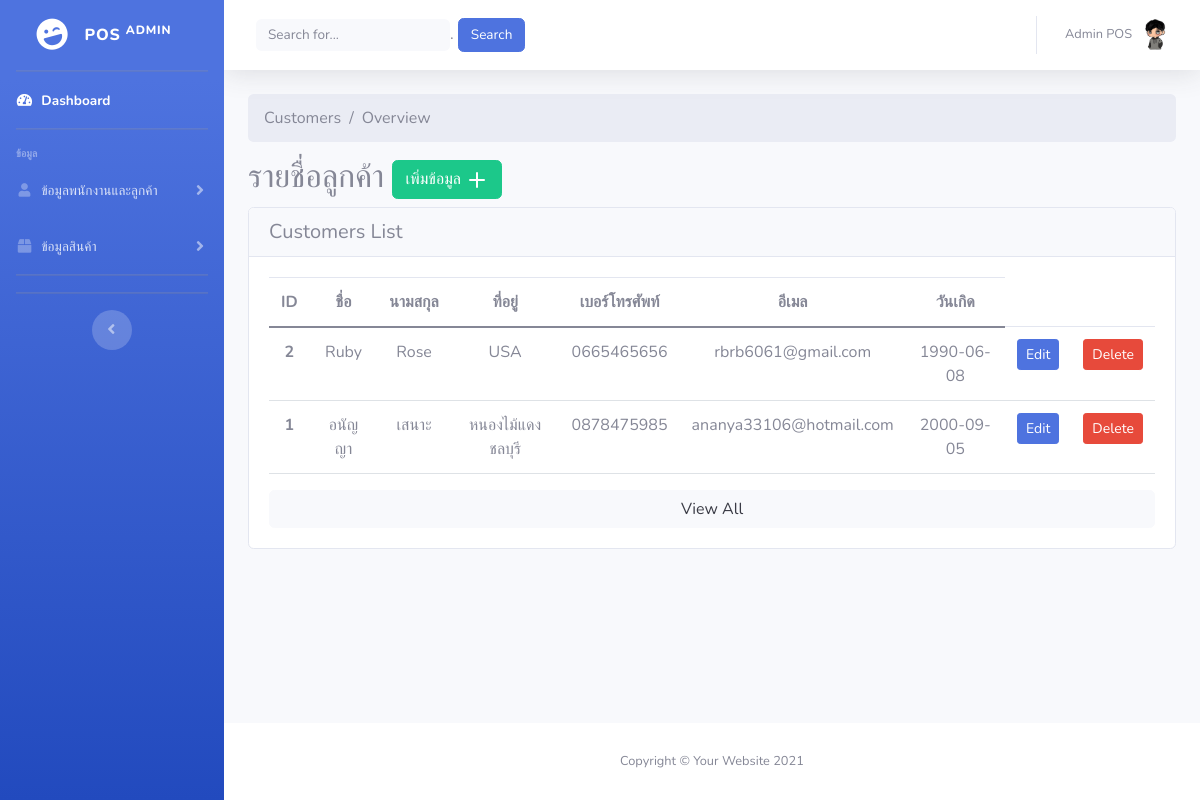
Page /pos/admin_manageCus.php (signed in) on the committed database.
### tables this page shows
CREATE TABLE `users` (
  `id` int(100) NOT NULL,
  `username` varchar(255) NOT NULL,
  `firstname` varchar(255) NOT NULL,
  `lastname` varchar(255) NOT NULL,
  `address` varchar(255) NOT NULL,
  `phone` varchar(10) NOT NULL,
  `email` varchar(255) NOT NULL,
  `password` varchar(255) NOT NULL,
  `birthday` date NOT NULL,
  `urole` varchar(255) NOT NULL,
  `image` varchar(255) DEFAULT NULL,
  `create_at` timestamp NOT NULL DEFAULT current_timestamp()
);

CREATE TABLE `customers` (
  `id` int(100) NOT NULL,
  `firstname` varchar(255) NOT NULL,
  `lastname` varchar(255) NOT NULL,
  `address` varchar(255) NOT NULL,
  `phone` varchar(10) NOT NULL,
  `email` varchar(255) NOT NULL,
  `birthday` date DEFAULT NULL
);

### pos/admin_manageCus.php (the view, shortened to what this page needs)
<?php
require_once 'config/db.php';
$firstname = $_SESSION['firstname'];
$lastname = $_SESSION['lastname'];
$userdata = $conn->prepare("SELECT * FROM users WHERE firstname = '$firstname' AND lastname = '$lastname'");
$userdata->execute();
$rowuserdata = $userdata->fetch(PDO::FETCH_ASSOC);
?>
<!DOCTYPE html>
<html lang="en">
<head>
    <link href="https://cdn.jsdelivr.net/npm/bootstrap@5.0.2/dist/css/bootstrap.min.css" rel="stylesheet">
    <link href="vendor/fontawesome-free/css/all.min.css" rel="stylesheet" type="text/css">
    <link href="css/sb-admin-2.min.css" rel="stylesheet">
</head>
<body id="page-top">
    <div id="wrapper">
        <ul class="navbar-nav bg-gradient-primary sidebar sidebar-dark accordion" id="accordionSidebar">
            <a class="sidebar-brand d-flex align-items-center justify-content-center" href="admin.php">
                <div class="sidebar-brand-icon rotate-n-15">
                    <i class="fas fa-laugh-wink"></i>
                </div>
                <div class="sidebar-brand-text mx-3">POS <sup>Admin</sup></div>
            </a>
            <hr class="sidebar-divider my-0">
            <li class="nav-item active">
                <a class="nav-link" href="admin.php">
                    <i class="fas fa-fw fa-tachometer-alt"></i>
                    <span>Dashboard</span></a>
            </li>
            <hr class="sidebar-divider">
            <div class="sidebar-heading">
                ข้อมูล
            </div>
            <li class="nav-item">
                <a class="nav-link collapsed" href="#" data-toggle="collapse" data-target="#collapseTwo" aria-expanded="true" aria-controls="collapseTwo">
                    <i class="fas fa-fw fa-user"></i>
                    <span>ข้อมูลพนักงานและลูกค้า</span>
                </a>
            </li>
            <li class="nav-item">
                <a class="nav-link collapsed" href="#" data-toggle="collapse" data-target="#collapseUtilities" aria-expanded="true" aria-controls="collapseUtilities">
                    <i class="fas fa-fw fa-box"></i>
                    <span>ข้อมูลสินค้า</span>
                </a>
            </li>
            <hr class="sidebar-divider">
            <hr class="sidebar-divider d-none d-md-block">
            <div class="text-center d-none d-md-inline">
                <button class="rounded-circle border-0" id="sidebarToggle"></button>
            </div>
        </ul>
        <div id="content-wrapper" class="d-flex flex-column">
            <div id="content">
                <nav class="navbar navbar-expand navbar-light bg-white topbar mb-4 static-top shadow">
                    <form method="POST" class="d-none d-sm-inline-block form-inline mr-auto ml-md-3 my-2 my-md-0 mw-100 navbar-search" action="">
                        <div>
                            <input type="text" name="srh" class="form-control bg-light border-0 small" placeholder="Search for...">.
                            <input type="submit" name="search" class="btn btn-primary" value="Search">
                        </div>
                    </form>
                    <ul class="navbar-nav ml-auto">
                        <li class="nav-item dropdown no-arrow">
                            <a class="nav-link dropdown-toggle" href="#" id="userDropdown" role="button" data-toggle="dropdown" aria-haspopup="true" aria-expanded="false">
                                <tbody>
                                    <tr>
                                        <span class="mr-2 d-none d-lg-inline text-gray-600 small"><?php echo $rowuserdata['firstname']; ?> <?php echo $rowuserdata['lastname']; ?></span>
                                    </tr>
                                </tbody>
                                <img class="img-profile rounded-circle" src="upload/<?php echo $rowuserdata['image']; ?>">
                            </a>
                        </li>
                    </ul>
                </nav>
                <div class="container-fluid">
                    <nav aria-label="breadcrumb">
                        <ol class="breadcrumb">
                            <li class="breadcrumb-item">Customers</li>
                            <li class="breadcrumb-item active" aria-current="page">Overview</li>
                        </ol>
                    </nav>
                    <h1 class="h2">รายชื่อลูกค้า
                        <a href="" class="btn btn-success" data-bs-toggle="modal" data-bs-target="#addModal">เพิ่มข้อมูล <i data-feather="plus"></i></a>
                    </h1>
                    <div class="row">
                        <div class="col-12 col-xl-20 mb-4 mb-lg-0">
                            <div class="card">
                                <h5 class="card-header">Customers List</h5>
                                <div class="card-body">
                                    <div class="table-responsive">
                                        <table class="table">
                                            <thead>
                                                <tr>
                                                    <th scope="col" style="text-align: center">ID</th>
                                                    <th scope="col" style="text-align: center">ชื่อ</th>
                                                    <th scope="col" style="text-align: center">นามสกุล</th>
                                                    <th scope="col" style="text-align: center">ที่อยู่</th>
                                                    <th scope="col" style="text-align: center">เบอร์โทรศัพท์</th>
                                                    <th scope="col" style="text-align: center">อีเมล</th>
                                                    <th scope="col" style="text-align: center">วันเกิด</th>
                                                </tr>
                                            </thead>
                                            <tbody>
                                                <?php
                                                if (isset($_POST['search'])) {
                                                    $srh = $_POST['srh'];
                                                    $check_data = $conn->prepare("SELECT * FROM customers WHERE firstname = '$srh' OR lastname = '$srh' OR address = '$srh'
                                                    OR phone = '$srh' OR email = '$srh' OR birthday = '$srh' OR id = '$srh' ORDER BY firstname asc");
                                                    $check_data->execute();
                                                } else {
                                                    $check_data = $conn->prepare("SELECT * FROM customers ORDER BY firstname asc");
                                                    $check_data->execute();
                                                }
                                                while ($row = $check_data->fetch(PDO::FETCH_ASSOC)) {
                                                ?>
                                                    <tr>
                                                        <th scope="row" style="text-align: center"><?php echo $row['id']; ?></th>
                                                        <td style="text-align: center"><?php echo $row['firstname']; ?></td>
                                                        <td style="text-align: center"><?php echo $row['lastname']; ?></td>
                                                        <td style="text-align: center"><?php echo $row['address']; ?></td>
                                                        <td style="text-align: center"><?php echo $row['phone']; ?></td>
                                                        <td style="text-align: center"><?php echo $row['email']; ?></td>
                                                        <td style="text-align: center"><?php echo $row['birthday']; ?></td>
                                                        <td><a href="admin_edit_Cus.php?update_id=<?php echo $row['id']; ?>" class="btn btn-sm btn-primary">Edit</a></td>
                                                        <td><a href="?delete_id=<?php echo $row['id']; ?>" class="btn btn-sm btn-danger">Delete</a></td>
                                                    </tr>
                                                <?php } ?>
                                            </tbody>
                                        </table>
                                    </div>
                                    <a href="" class="btn btn-block btn-light">View All</a>
                                </div>
                            </div>
                        </div>
                    </div>
                </div>
            </div>
            <footer class="sticky-footer bg-white">
                <div class="container my-auto">
                    <div class="copyright text-center my-auto">
                        <span>Copyright &copy; Your Website 2021</span>
                    </div>
                </div>
            </footer>
        </div>
    </div>
</body>
</html>

### rows in the picture
users: firstname "Admin", lastname "POS", image (picture)
customers: id "2", firstname "Ruby", lastname "Rose", address "USA", phone "0665465656", email "rbrb6061@gmail.com", birthday "1990-06-08"
customers: id "1", firstname "อนัญญา", lastname "เสนาะ", address "หนองไม้แดง ชลบุรี", phone "0878475985", email "ananya33106@hotmail.com", birthday "2000-09-05"
